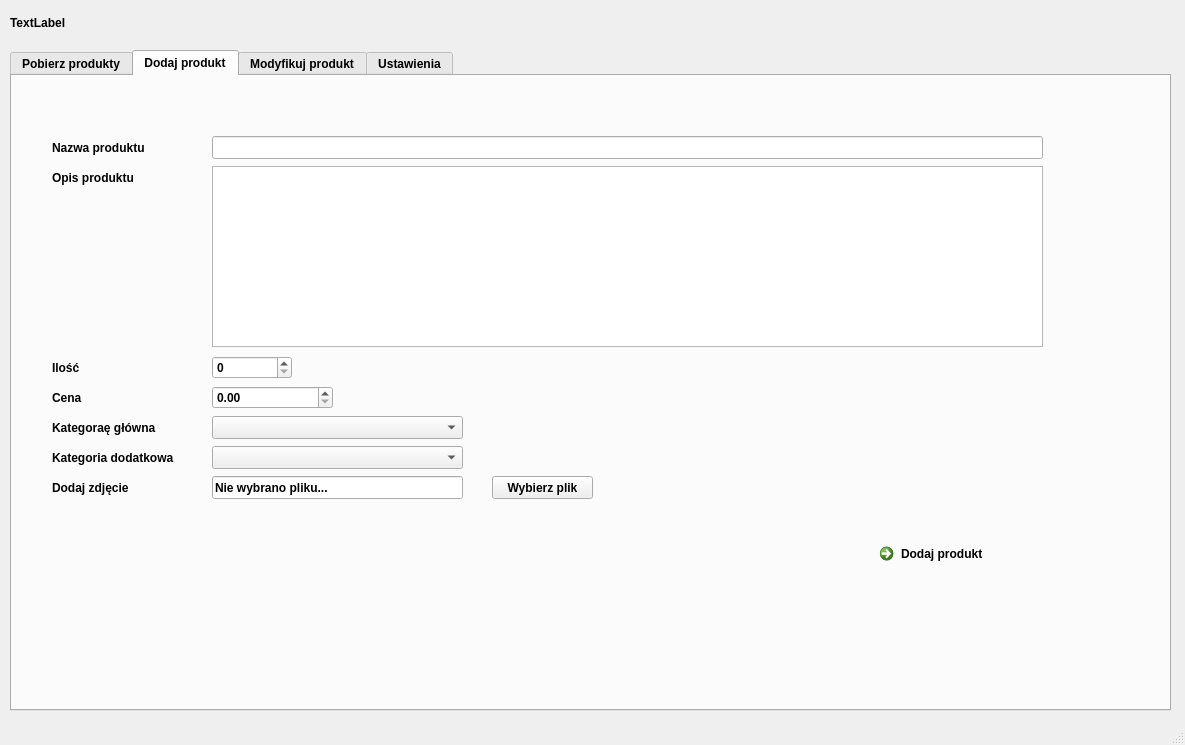
<?xml version="1.0" encoding="UTF-8"?>
<ui version="4.0">
 <class>ServiceWindow</class>
 <widget class="QMainWindow" name="ServiceWindow">
  <property name="geometry">
   <rect>
    <x>0</x>
    <y>0</y>
    <width>1185</width>
    <height>745</height>
   </rect>
  </property>
  <property name="windowTitle">
   <string>WebService Client</string>
  </property>
  <widget class="QWidget" name="centralwidget">
   <widget class="QLabel" name="labelWhoLogin">
    <property name="geometry">
     <rect>
      <x>10</x>
      <y>10</y>
      <width>571</width>
      <height>25</height>
     </rect>
    </property>
    <property name="font">
     <font>
      <pointsize>9</pointsize>
      <weight>75</weight>
      <bold>true</bold>
     </font>
    </property>
    <property name="text">
     <string>TextLabel</string>
    </property>
   </widget>
   <widget class="QTabWidget" name="tabWidget">
    <property name="geometry">
     <rect>
      <x>10</x>
      <y>50</y>
      <width>1161</width>
      <height>661</height>
     </rect>
    </property>
    <property name="font">
     <font>
      <pointsize>9</pointsize>
      <weight>75</weight>
      <bold>true</bold>
     </font>
    </property>
    <property name="currentIndex">
     <number>1</number>
    </property>
    <property name="tabsClosable">
     <bool>false</bool>
    </property>
    <widget class="QWidget" name="tabGet">
     <attribute name="title">
      <string>Pobierz produkty</string>
     </attribute>
     <widget class="QPushButton" name="pushButtonGetProductsXml">
      <property name="geometry">
       <rect>
        <x>179</x>
        <y>85</y>
        <width>51</width>
        <height>23</height>
       </rect>
      </property>
      <property name="text">
       <string>OK</string>
      </property>
     </widget>
     <widget class="QComboBox" name="comboBoxProductXml">
      <property name="geometry">
       <rect>
        <x>20</x>
        <y>85</y>
        <width>151</width>
        <height>23</height>
       </rect>
      </property>
      <property name="font">
       <font>
        <pointsize>9</pointsize>
       </font>
      </property>
     </widget>
     <widget class="QTableWidget" name="tableWidgetGet">
      <property name="geometry">
       <rect>
        <x>20</x>
        <y>120</y>
        <width>1111</width>
        <height>501</height>
       </rect>
      </property>
      <column>
       <property name="text">
        <string>Lp</string>
       </property>
       <property name="font">
        <font>
         <weight>75</weight>
         <bold>true</bold>
        </font>
       </property>
      </column>
      <column>
       <property name="text">
        <string>Id produktu</string>
       </property>
       <property name="font">
        <font>
         <weight>75</weight>
         <bold>true</bold>
        </font>
       </property>
      </column>
      <column>
       <property name="text">
        <string>Nazwa produktu</string>
       </property>
       <property name="font">
        <font>
         <weight>75</weight>
         <bold>true</bold>
        </font>
       </property>
      </column>
      <column>
       <property name="text">
        <string>Opis produktu</string>
       </property>
       <property name="font">
        <font>
         <weight>75</weight>
         <bold>true</bold>
        </font>
       </property>
      </column>
      <column>
       <property name="text">
        <string>Ilość</string>
       </property>
       <property name="font">
        <font>
         <weight>75</weight>
         <bold>true</bold>
        </font>
       </property>
      </column>
      <column>
       <property name="text">
        <string>Cena</string>
       </property>
       <property name="font">
        <font>
         <weight>75</weight>
         <bold>true</bold>
        </font>
       </property>
      </column>
      <column>
       <property name="text">
        <string>Zdjęcie</string>
       </property>
       <property name="font">
        <font>
         <weight>75</weight>
         <bold>true</bold>
        </font>
       </property>
      </column>
     </widget>
     <widget class="QLineEdit" name="lineEditProductIdFromXml">
      <property name="geometry">
       <rect>
        <x>20</x>
        <y>55</y>
        <width>80</width>
        <height>23</height>
       </rect>
      </property>
     </widget>
     <widget class="QLineEdit" name="lineEditProductIdToXml">
      <property name="geometry">
       <rect>
        <x>150</x>
        <y>55</y>
        <width>80</width>
        <height>23</height>
       </rect>
      </property>
     </widget>
     <widget class="QLabel" name="label">
      <property name="geometry">
       <rect>
        <x>20</x>
        <y>35</y>
        <width>111</width>
        <height>16</height>
       </rect>
      </property>
      <property name="font">
       <font>
        <pointsize>8</pointsize>
        <weight>50</weight>
        <bold>false</bold>
       </font>
      </property>
      <property name="text">
       <string>Id produktu od:</string>
      </property>
     </widget>
     <widget class="QLabel" name="label_2">
      <property name="geometry">
       <rect>
        <x>150</x>
        <y>35</y>
        <width>91</width>
        <height>16</height>
       </rect>
      </property>
      <property name="font">
       <font>
        <pointsize>8</pointsize>
        <weight>50</weight>
        <bold>false</bold>
       </font>
      </property>
      <property name="text">
       <string>Id produktu do:</string>
      </property>
     </widget>
     <widget class="QProgressBar" name="progressBarGet">
      <property name="geometry">
       <rect>
        <x>580</x>
        <y>55</y>
        <width>551</width>
        <height>23</height>
       </rect>
      </property>
      <property name="value">
       <number>0</number>
      </property>
     </widget>
     <widget class="QPushButton" name="pushButtonGetProductJson">
      <property name="geometry">
       <rect>
        <x>450</x>
        <y>85</y>
        <width>51</width>
        <height>23</height>
       </rect>
      </property>
      <property name="text">
       <string>OK</string>
      </property>
     </widget>
     <widget class="QComboBox" name="comboBoxProductJson">
      <property name="geometry">
       <rect>
        <x>280</x>
        <y>85</y>
        <width>151</width>
        <height>23</height>
       </rect>
      </property>
     </widget>
     <widget class="QLabel" name="label_3">
      <property name="geometry">
       <rect>
        <x>420</x>
        <y>35</y>
        <width>91</width>
        <height>16</height>
       </rect>
      </property>
      <property name="font">
       <font>
        <pointsize>8</pointsize>
        <weight>50</weight>
        <bold>false</bold>
       </font>
      </property>
      <property name="text">
       <string>Id produktu do:</string>
      </property>
     </widget>
     <widget class="QLineEdit" name="lineEditProductIdFromJson">
      <property name="geometry">
       <rect>
        <x>280</x>
        <y>55</y>
        <width>80</width>
        <height>23</height>
       </rect>
      </property>
     </widget>
     <widget class="QLineEdit" name="lineEditProductIdToJson">
      <property name="geometry">
       <rect>
        <x>420</x>
        <y>55</y>
        <width>80</width>
        <height>23</height>
       </rect>
      </property>
     </widget>
     <widget class="QLabel" name="label_4">
      <property name="geometry">
       <rect>
        <x>280</x>
        <y>35</y>
        <width>91</width>
        <height>16</height>
       </rect>
      </property>
      <property name="font">
       <font>
        <pointsize>8</pointsize>
        <weight>50</weight>
        <bold>false</bold>
       </font>
      </property>
      <property name="text">
       <string>Id produktu od:</string>
      </property>
     </widget>
     <widget class="QLabel" name="label_5">
      <property name="geometry">
       <rect>
        <x>20</x>
        <y>15</y>
        <width>191</width>
        <height>16</height>
       </rect>
      </property>
      <property name="text">
       <string>Format XML:</string>
      </property>
     </widget>
     <widget class="QLabel" name="label_6">
      <property name="geometry">
       <rect>
        <x>280</x>
        <y>15</y>
        <width>191</width>
        <height>16</height>
       </rect>
      </property>
      <property name="text">
       <string>Format Json:</string>
      </property>
     </widget>
    </widget>
    <widget class="QWidget" name="tabPost">
     <attribute name="title">
      <string>Dodaj produkt</string>
     </attribute>
     <widget class="QLineEdit" name="lineEditProductName">
      <property name="geometry">
       <rect>
        <x>200</x>
        <y>60</y>
        <width>831</width>
        <height>23</height>
       </rect>
      </property>
     </widget>
     <widget class="QTextEdit" name="textEditProductDescription">
      <property name="geometry">
       <rect>
        <x>200</x>
        <y>90</y>
        <width>831</width>
        <height>181</height>
       </rect>
      </property>
     </widget>
     <widget class="QComboBox" name="comboBoxCategory1">
      <property name="geometry">
       <rect>
        <x>200</x>
        <y>340</y>
        <width>251</width>
        <height>23</height>
       </rect>
      </property>
     </widget>
     <widget class="QComboBox" name="comboBoxCategory2">
      <property name="geometry">
       <rect>
        <x>200</x>
        <y>370</y>
        <width>251</width>
        <height>23</height>
       </rect>
      </property>
     </widget>
     <widget class="QDoubleSpinBox" name="doubleSpinBoxPrice">
      <property name="geometry">
       <rect>
        <x>200</x>
        <y>310</y>
        <width>121</width>
        <height>23</height>
       </rect>
      </property>
      <property name="maximum">
       <double>99999.990000000005239</double>
      </property>
      <property name="singleStep">
       <double>1.000000000000000</double>
      </property>
      <property name="stepType">
       <enum>QAbstractSpinBox::DefaultStepType</enum>
      </property>
     </widget>
     <widget class="QSpinBox" name="spinBoxUnitsInStock">
      <property name="geometry">
       <rect>
        <x>200</x>
        <y>280</y>
        <width>80</width>
        <height>23</height>
       </rect>
      </property>
     </widget>
     <widget class="QLabel" name="label_8">
      <property name="geometry">
       <rect>
        <x>40</x>
        <y>60</y>
        <width>135</width>
        <height>23</height>
       </rect>
      </property>
      <property name="text">
       <string>Nazwa produktu</string>
      </property>
     </widget>
     <widget class="QLabel" name="label_9">
      <property name="geometry">
       <rect>
        <x>40</x>
        <y>90</y>
        <width>135</width>
        <height>23</height>
       </rect>
      </property>
      <property name="text">
       <string>Opis produktu</string>
      </property>
     </widget>
     <widget class="QLabel" name="label_10">
      <property name="geometry">
       <rect>
        <x>40</x>
        <y>280</y>
        <width>135</width>
        <height>23</height>
       </rect>
      </property>
      <property name="text">
       <string>Ilość</string>
      </property>
     </widget>
     <widget class="QLabel" name="label_11">
      <property name="geometry">
       <rect>
        <x>40</x>
        <y>310</y>
        <width>135</width>
        <height>23</height>
       </rect>
      </property>
      <property name="text">
       <string>Cena</string>
      </property>
     </widget>
     <widget class="QLabel" name="labelSelectCategory1">
      <property name="geometry">
       <rect>
        <x>40</x>
        <y>340</y>
        <width>135</width>
        <height>23</height>
       </rect>
      </property>
      <property name="text">
       <string>Kategoraę główna</string>
      </property>
     </widget>
     <widget class="QLabel" name="labelSelectCategory2">
      <property name="geometry">
       <rect>
        <x>40</x>
        <y>370</y>
        <width>135</width>
        <height>23</height>
       </rect>
      </property>
      <property name="text">
       <string>Kategoria dodatkowa</string>
      </property>
     </widget>
     <widget class="QLabel" name="labelAddPhoto">
      <property name="geometry">
       <rect>
        <x>40</x>
        <y>400</y>
        <width>135</width>
        <height>23</height>
       </rect>
      </property>
      <property name="text">
       <string>Dodaj zdjęcie</string>
      </property>
     </widget>
     <widget class="QPushButton" name="pushButtonSelectImageFilePost">
      <property name="geometry">
       <rect>
        <x>480</x>
        <y>400</y>
        <width>101</width>
        <height>23</height>
       </rect>
      </property>
      <property name="text">
       <string>Wybierz plik</string>
      </property>
     </widget>
     <widget class="QCommandLinkButton" name="commandLinkButtonAddProduct">
      <property name="geometry">
       <rect>
        <x>860</x>
        <y>460</y>
        <width>168</width>
        <height>41</height>
       </rect>
      </property>
      <property name="toolTip">
       <string>&lt;html&gt;&lt;head/&gt;&lt;body&gt;&lt;p&gt;&lt;span style=&quot; font-weight:400;&quot;&gt;Dodaje produkt do bazy danych.&lt;/span&gt;&lt;/p&gt;&lt;/body&gt;&lt;/html&gt;</string>
      </property>
      <property name="styleSheet">
       <string notr="true"> background-color: #C3C3AE;</string>
      </property>
      <property name="text">
       <string>Dodaj produkt</string>
      </property>
     </widget>
     <widget class="QLineEdit" name="lineEditFileNamePost">
      <property name="geometry">
       <rect>
        <x>200</x>
        <y>400</y>
        <width>251</width>
        <height>23</height>
       </rect>
      </property>
      <property name="text">
       <string>Nie wybrano pliku...</string>
      </property>
      <property name="readOnly">
       <bool>true</bool>
      </property>
     </widget>
    </widget>
    <widget class="QWidget" name="tabPut">
     <attribute name="title">
      <string>Modyfikuj produkt</string>
     </attribute>
     <widget class="QTableWidget" name="tableWidgetPut">
      <property name="geometry">
       <rect>
        <x>20</x>
        <y>120</y>
        <width>1111</width>
        <height>501</height>
       </rect>
      </property>
      <column>
       <property name="text">
        <string>Lp</string>
       </property>
       <property name="font">
        <font>
         <weight>75</weight>
         <bold>true</bold>
        </font>
       </property>
      </column>
      <column>
       <property name="text">
        <string>Id</string>
       </property>
       <property name="font">
        <font>
         <weight>75</weight>
         <bold>true</bold>
        </font>
       </property>
      </column>
      <column>
       <property name="text">
        <string>Nazwa produktu</string>
       </property>
       <property name="font">
        <font>
         <weight>75</weight>
         <bold>true</bold>
        </font>
       </property>
      </column>
      <column>
       <property name="text">
        <string>Opis produktu</string>
       </property>
       <property name="font">
        <font>
         <weight>75</weight>
         <bold>true</bold>
        </font>
       </property>
      </column>
      <column>
       <property name="text">
        <string>Ilość</string>
       </property>
       <property name="font">
        <font>
         <weight>75</weight>
         <bold>true</bold>
        </font>
       </property>
      </column>
      <column>
       <property name="text">
        <string>Cena</string>
       </property>
       <property name="font">
        <font>
         <weight>75</weight>
         <bold>true</bold>
        </font>
       </property>
      </column>
      <column>
       <property name="text">
        <string>Zdjęcie</string>
       </property>
       <property name="font">
        <font>
         <weight>75</weight>
         <bold>true</bold>
        </font>
       </property>
      </column>
      <column>
       <property name="text">
        <string>Kategoria1</string>
       </property>
       <property name="font">
        <font>
         <pointsize>8</pointsize>
         <weight>75</weight>
         <bold>true</bold>
        </font>
       </property>
      </column>
      <column>
       <property name="text">
        <string>Kategoria2</string>
       </property>
       <property name="font">
        <font>
         <pointsize>8</pointsize>
         <weight>75</weight>
         <bold>true</bold>
        </font>
       </property>
      </column>
     </widget>
     <widget class="QLabel" name="labelFindProduct">
      <property name="geometry">
       <rect>
        <x>20</x>
        <y>40</y>
        <width>311</width>
        <height>23</height>
       </rect>
      </property>
      <property name="text">
       <string>Wyszukaj produkt wg nazwy lub fragmentu:</string>
      </property>
     </widget>
     <widget class="QLineEdit" name="lineEditFindProductName">
      <property name="geometry">
       <rect>
        <x>20</x>
        <y>70</y>
        <width>251</width>
        <height>23</height>
       </rect>
      </property>
     </widget>
     <widget class="QCommandLinkButton" name="commandLinkButtonUpdateProduct">
      <property name="geometry">
       <rect>
        <x>960</x>
        <y>50</y>
        <width>168</width>
        <height>41</height>
       </rect>
      </property>
      <property name="font">
       <font>
        <pointsize>9</pointsize>
        <weight>75</weight>
        <bold>true</bold>
       </font>
      </property>
      <property name="toolTip">
       <string>&lt;html&gt;&lt;head/&gt;&lt;body&gt;&lt;p&gt;&lt;span style=&quot; font-weight:400;&quot;&gt;Zapisuje do bazy modyfikacje produktu wprowadzone w zaznaczonym wierszu&lt;/span&gt;&lt;/p&gt;&lt;/body&gt;&lt;/html&gt;</string>
      </property>
      <property name="styleSheet">
       <string notr="true"> background-color: #C3C3AE;</string>
      </property>
      <property name="text">
       <string>Zapisz modyfikacje</string>
      </property>
      <property name="checkable">
       <bool>false</bool>
      </property>
      <property name="description">
       <string/>
      </property>
     </widget>
     <widget class="QPushButton" name="pushButtonFindProduct">
      <property name="geometry">
       <rect>
        <x>280</x>
        <y>70</y>
        <width>80</width>
        <height>23</height>
       </rect>
      </property>
      <property name="text">
       <string>Wyszukaj</string>
      </property>
     </widget>
     <widget class="QLineEdit" name="lineEditFileNamePut">
      <property name="geometry">
       <rect>
        <x>450</x>
        <y>70</y>
        <width>251</width>
        <height>23</height>
       </rect>
      </property>
      <property name="text">
       <string>Nie wybrano pliku...</string>
      </property>
      <property name="readOnly">
       <bool>true</bool>
      </property>
     </widget>
     <widget class="QLabel" name="labelFindProduct_2">
      <property name="geometry">
       <rect>
        <x>450</x>
        <y>40</y>
        <width>311</width>
        <height>23</height>
       </rect>
      </property>
      <property name="text">
       <string>Wybierz plik do zamiany zdjęcia produktu:</string>
      </property>
     </widget>
     <widget class="QPushButton" name="pushButtonSelectImageFilePut">
      <property name="geometry">
       <rect>
        <x>710</x>
        <y>70</y>
        <width>80</width>
        <height>23</height>
       </rect>
      </property>
      <property name="text">
       <string>Wybierz</string>
      </property>
     </widget>
    </widget>
    <widget class="QWidget" name="settingTab">
     <attribute name="title">
      <string>Ustawienia</string>
     </attribute>
     <widget class="QWidget" name="layoutWidget">
      <property name="geometry">
       <rect>
        <x>40</x>
        <y>40</y>
        <width>221</width>
        <height>213</height>
       </rect>
      </property>
      <layout class="QFormLayout" name="formLayout">
       <item row="0" column="0">
        <widget class="QLabel" name="labelLogin">
         <property name="text">
          <string>Login</string>
         </property>
        </widget>
       </item>
       <item row="0" column="1">
        <widget class="QLineEdit" name="lineEditLogin"/>
       </item>
       <item row="1" column="0">
        <widget class="QLabel" name="labelPassword">
         <property name="text">
          <string>Hasło</string>
         </property>
        </widget>
       </item>
       <item row="1" column="1">
        <widget class="QLineEdit" name="lineEditPassword">
         <property name="echoMode">
          <enum>QLineEdit::Password</enum>
         </property>
        </widget>
       </item>
       <item row="2" column="0">
        <widget class="QLabel" name="labelFirstName">
         <property name="text">
          <string>Imię</string>
         </property>
        </widget>
       </item>
       <item row="2" column="1">
        <widget class="QLineEdit" name="lineEditFirstName"/>
       </item>
       <item row="3" column="0">
        <widget class="QLabel" name="labelLastName">
         <property name="text">
          <string>Nazwisko</string>
         </property>
        </widget>
       </item>
       <item row="3" column="1">
        <widget class="QLineEdit" name="lineEditLastName"/>
       </item>
       <item row="4" column="0">
        <widget class="QLabel" name="labelEmail">
         <property name="text">
          <string>Email</string>
         </property>
        </widget>
       </item>
       <item row="4" column="1">
        <widget class="QLineEdit" name="lineEditEmail"/>
       </item>
       <item row="5" column="0">
        <widget class="QLabel" name="labelRole">
         <property name="text">
          <string>Rola</string>
         </property>
        </widget>
       </item>
       <item row="5" column="1">
        <widget class="QComboBox" name="comboBoxRole"/>
       </item>
       <item row="6" column="1">
        <widget class="QPushButton" name="pushButtonAddNewUser">
         <property name="text">
          <string>Dodaj</string>
         </property>
        </widget>
       </item>
      </layout>
     </widget>
     <widget class="QTableWidget" name="tableWidgetUser">
      <property name="geometry">
       <rect>
        <x>450</x>
        <y>41</y>
        <width>661</width>
        <height>301</height>
       </rect>
      </property>
      <column>
       <property name="text">
        <string>Id</string>
       </property>
      </column>
      <column>
       <property name="text">
        <string>Login</string>
       </property>
      </column>
      <column>
       <property name="text">
        <string>Imię</string>
       </property>
      </column>
      <column>
       <property name="text">
        <string>Nazwisko</string>
       </property>
      </column>
      <column>
       <property name="text">
        <string>Email</string>
       </property>
      </column>
      <column>
       <property name="text">
        <string>Rola</string>
       </property>
      </column>
     </widget>
    </widget>
   </widget>
  </widget>
  <widget class="QMenuBar" name="menubar">
   <property name="geometry">
    <rect>
     <x>0</x>
     <y>0</y>
     <width>1185</width>
     <height>20</height>
    </rect>
   </property>
  </widget>
  <widget class="QStatusBar" name="statusbar"/>
 </widget>
 <resources/>
 <connections/>
</ui>
